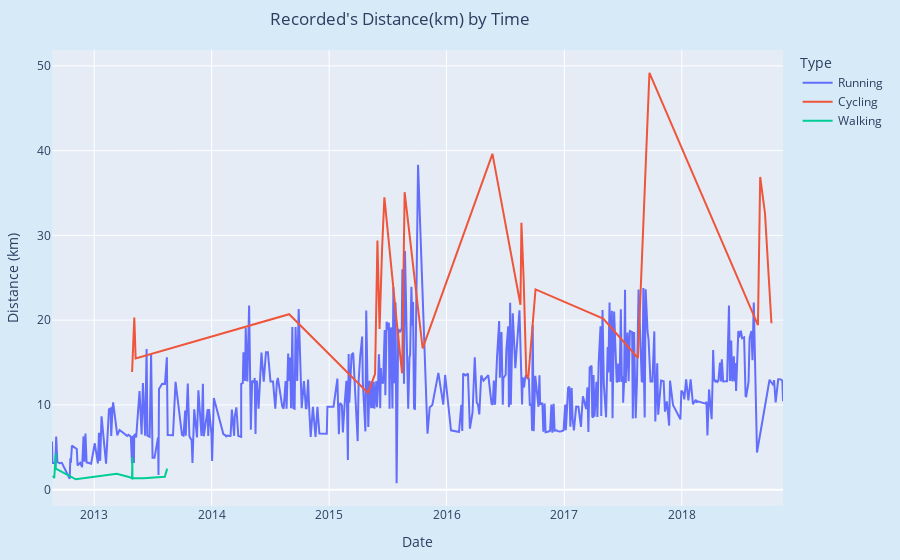

Write notebook code for a chart like this one.
### Code cell
fig1 = px.line(df, x='Date', y='Distance (km)', color='Type',
              title="Recorded's Distance(km) by Time") 
fig1.update_layout(
    title=dict(x=0.3), #chỉnh tiêu đề ở giữa biểu đồ
    margin=dict(l=50, r=20, t=50, b=20), #căn lề cho biểu đồ
    paper_bgcolor="#D6EAF8" #đặt màu nền cho biểu đồ
)
fig1.update_traces(texttemplate="%{text:.2s}") #định dạng văn bản

### Figure 1 — Plotly figure (JSON) as saved in the notebook; plotly's stock layout.template omitted (floating-point values rounded to 4 significant figures; data arrays with more than 128 entries replaced by an {"elided": "..."} marker saying what was removed)
{"data": [{"hovertemplate": "Type=Running<br>Date=%{x}<br>Distance (km)=%{y}<extra></extra>", "legendgroup": "Running", "line": {"color": "#636efa", "dash": "solid"}, "mode": "lines", "name": "Running", "orientation": "v", "showlegend": true, "texttemplate": "%{text:.2s}", "type": "scatter", "x": {"elided": "459 str values"}, "xaxis": "x", "y": {"elided": "459 float values"}, "yaxis": "y"}, {"hovertemplate": "Type=Cycling<br>Date=%{x}<br>Distance (km)=%{y}<extra></extra>", "legendgroup": "Cycling", "line": {"color": "#EF553B", "dash": "solid"}, "mode": "lines", "name": "Cycling", "orientation": "v", "showlegend": true, "texttemplate": "%{text:.2s}", "type": "scatter", "x": ["2018-10-06T16:45:02", "2018-09-16T14:55:03", "2018-09-01T17:06:15", "2018-08-28T18:44:33", "2018-08-25T17:18:32", "2017-09-22T12:27:14", "2017-08-17T18:36:00", "2017-05-01T17:38:35", "2016-10-03T11:47:16", "2016-09-10T17:13:51", "2016-09-04T17:08:28", "2016-08-27T17:08:38", "2016-08-20T15:43:49", "2016-08-17T17:17:09", "2016-05-22T15:31:06", "2015-10-18T15:43:06", "2015-08-23T17:35:47", "2015-08-15T18:46:21", "2015-08-01T18:40:14", "2015-06-21T17:53:46", "2015-06-14T17:03:23", "2015-06-06T18:30:39", "2015-05-31T04:02:00", "2015-05-23T19:07:40", "2015-05-01T18:05:38", "2014-08-29T18:56:02", "2013-05-09T17:24:19", "2013-05-05T14:26:37", "2013-04-28T17:26:52"], "xaxis": "x", "y": [19.63, 32.61, 36.89, 28.17, 19.41, 49.18, 15.53, 20.19, 23.62, 13.11, 13.64, 24.67, 31.48, 21.82, 39.62, 16.67, 35.09, 13.72, 18.79, 34.49, 28.49, 18.96, 29.4, 13.65, 11.41, 20.7, 15.47, 20.3, 13.87], "yaxis": "y"}, {"hovertemplate": "Type=Walking<br>Date=%{x}<br>Distance (km)=%{y}<extra></extra>", "legendgroup": "Walking", "line": {"color": "#00cc96", "dash": "solid"}, "mode": "lines", "name": "Walking", "orientation": "v", "showlegend": true, "texttemplate": "%{text:.2s}", "type": "scatter", "x": ["2013-08-15T18:49:50", "2013-08-08T07:56:08", "2013-06-03T07:04:59", "2013-04-29T18:48:30", "2013-04-29T13:10:14", "2013-04-28T10:56:47", "2013-04-18T21:48:44", "2013-03-11T18:27:56", "2012-11-04T18:59:06", "2012-09-03T15:25:22", "2012-09-03T13:20:56", "2012-08-30T07:10:21", "2012-08-29T18:19:26", "2012-08-29T08:21:43", "2012-08-28T19:43:52", "2012-08-28T07:06:57", "2012-08-24T12:59:42", "2012-08-24T10:12:16"], "xaxis": "x", "y": [2.48, 1.51, 1.33, 1.37, 3.83, 1.32, 1.5, 1.86, 1.22, 2.49, 4.29, 1.43, 1.34, 1.48, 1.46, 1.57, 1.48, 1.49], "yaxis": "y"}], "layout": {"legend": {"title": {"text": "Type"}, "tracegroupgap": 0}, "margin": {"b": 20, "l": 50, "r": 20, "t": 50}, "paper_bgcolor": "#D6EAF8", "title": {"text": "Recorded's Distance(km) by Time", "x": 0.3}, "xaxis": {"anchor": "y", "domain": [0, 1], "title": {"text": "Date"}}, "yaxis": {"anchor": "x", "domain": [0, 1], "title": {"text": "Distance (km)"}}}}
